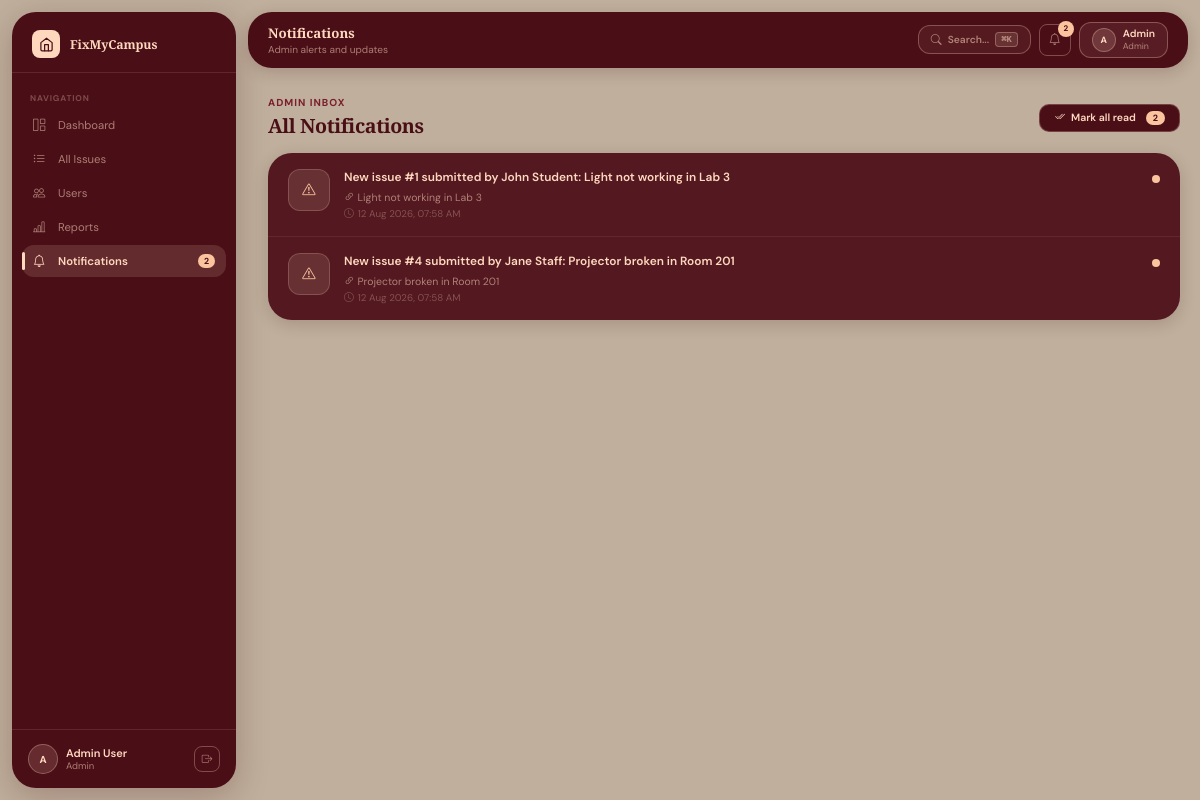
The page /admin/notifications.php (signed in) on the database its author committed.
### tables this page shows
CREATE TABLE IF NOT EXISTS notifications (
    notification_id INT(11) NOT NULL AUTO_INCREMENT,
    user_id INT(11) NOT NULL,
    issue_id INT(11) DEFAULT NULL,
    message TEXT NOT NULL,
    is_read TINYINT(1) NOT NULL DEFAULT 0,
    notif_type VARCHAR(50) DEFAULT 'info',
    created_at DATETIME DEFAULT CURRENT_TIMESTAMP,
    PRIMARY KEY (notification_id),
    KEY fk_notif_user (user_id),
    KEY fk_notif_issue (issue_id),
    CONSTRAINT fk_notif_user FOREIGN KEY (user_id) REFERENCES users(user_id) ON DELETE CASCADE,
    CONSTRAINT fk_notif_issue FOREIGN KEY (issue_id) REFERENCES issues(issue_id) ON DELETE CASCADE
);

CREATE TABLE IF NOT EXISTS issues (
    issue_id INT(11) NOT NULL AUTO_INCREMENT,
    title VARCHAR(200) NOT NULL,
    description TEXT NOT NULL,
    category_id INT(11) DEFAULT NULL,
    location VARCHAR(200) NOT NULL,
    priority ENUM('low','medium','high','critical') NOT NULL DEFAULT 'medium',
    status ENUM('pending','in_progress','resolved','closed','rejected') NOT NULL DEFAULT 'pending',
    reported_by INT(11) NOT NULL,
    assigned_to INT(11) DEFAULT NULL,
    parent_id INT(11) DEFAULT NULL,
    is_parent TINYINT(1) DEFAULT 0,
    affected_count INT(11) DEFAULT 1,
    admin_remark TEXT DEFAULT NULL,
    created_at DATETIME DEFAULT CURRENT_TIMESTAMP,
    updated_at DATETIME DEFAULT CURRENT_TIMESTAMP ON UPDATE CURRENT_TIMESTAMP,
    PRIMARY KEY (issue_id),
    KEY fk_reported_by (reported_by),
    KEY fk_assigned_to (assigned_to),
    KEY fk_category (category_id),
    KEY fk_parent_issue (parent_id),
    CONSTRAINT fk_reported_by FOREIGN KEY (reported_by) REFERENCES users(user_id) ON DELETE CASCADE,
    CONSTRAINT fk_assigned_to FOREIGN KEY (assigned_to) REFERENCES users(user_id) ON DELETE SET NULL,
    CONSTRAINT fk_category FOREIGN KEY (category_id) REFERENCES categories(category_id) ON DELETE SET NULL,
    CONSTRAINT fk_parent_issue FOREIGN KEY (parent_id) REFERENCES issues(issue_id) ON DELETE SET NULL
);

### admin/notifications.php (the view, shortened to what this page needs)
<?php
require_once '../includes/notification_helper.php';
$uid=$_SESSION['user_id'];
$allNotifs=$pdo->prepare("SELECT n.*,i.title as issue_title FROM notifications n LEFT JOIN issues i ON n.issue_id=i.issue_id WHERE n.user_id=? ORDER BY n.created_at DESC");
$allNotifs->execute([$uid]);$allNotifs=$allNotifs->fetchAll();
$unreadCount=array_reduce($allNotifs,fn($c,$n)=>$c+($n['is_read']?0:1),0);
?><!DOCTYPE html>
<html lang="en">
<head>
<link rel="stylesheet" href="https://cdn.jsdelivr.net/npm/bootstrap-icons@1.11.3/font/bootstrap-icons.min.css">
<link rel="stylesheet" href="../assets/css/style.css">
</head>
<body>
<div class="app-wrapper">
  <?php include '../includes/sidebar.php';?>
  <div class="main-content">
    <?php include '../includes/topbar.php';?>
    <div class="page-content">
      <div style="display:flex;align-items:center;justify-content:space-between;margin-bottom:14px;">
        <div>
          <div style="font-size:.72rem;font-weight:700;letter-spacing:.1em;text-transform:uppercase;color:var(--burg2);margin-bottom:3px;">Admin Inbox</div>
          <h2 style="font-family:'Playfair Display',serif;font-size:1.4rem;font-weight:700;color:var(--burg);letter-spacing:-.02em;">All Notifications</h2>
        </div>
        <?php if($unreadCount>0):?>
          <a href="?mark_all=1" class="notif-mark-btn" style="background:var(--burg);color:var(--peach);border:1px solid rgba(255,216,190,.25);">
            <i class="bi bi-check2-all"></i> Mark all read
            <span style="background:var(--peach2);color:var(--burg);border-radius:10px;padding:1px 7px;font-size:.65rem;font-weight:700;margin-left:4px;"><?=$unreadCount?></span>
          </a>
        <?php endif;?>
      </div>
      <div class="panel-burg" style="border-radius:24px;overflow:hidden;">
        <?php if(empty($allNotifs)):?>
          <div style="text-align:center;padding:56px 20px;">
            <i class="bi bi-bell-slash" style="font-size:2.2rem;color:var(--peach-dimmer);display:block;margin-bottom:14px;"></i>
            <div style="font-size:.95rem;font-weight:600;color:var(--peach);margin-bottom:6px;">All caught up!</div>
            <div style="font-size:.8rem;color:var(--peach-dim);">No notifications yet. New issue alerts will appear here.</div>
          </div>
        <?php else:?>
          <?php
          $iconMap=['info'=>'bi-info-circle','success'=>'bi-check-circle','warning'=>'bi-exclamation-triangle','danger'=>'bi-exclamation-circle'];
          foreach($allNotifs as $n):
            $icon=$iconMap[$n['notif_type']]??'bi-bell';
          ?>
          <a href="?read=<?=$n['notification_id']?>" class="notif-page-item<?=$n['is_read']?'':' unread'?>">
            <div class="notif-page-icon"><i class="bi <?=$icon?>"></i></div>
            <div style="flex:1;min-width:0;">
              <div class="notif-page-msg"><?=htmlspecialchars($n['message'])?></div>
              <?php if($n['issue_title']):?>
                <span class="notif-page-link"><i class="bi bi-link-45deg" style="margin-right:3px;"></i><?=htmlspecialchars($n['issue_title'])?></span>
              <?php endif;?>
              <div class="notif-page-time"><i class="bi bi-clock" style="margin-right:4px;"></i><?=date('d M Y, h:i A',strtotime($n['created_at']))?></div>
            </div>
            <?php if(!$n['is_read']):?><div class="notif-unread-dot"></div><?php endif;?>
          </a>
          <?php endforeach;?>
        <?php endif;?>
      </div>
    </div>
  </div>
</div>
</body></html>

### assets/css/style.css (style rules this page uses)
*,*::before,*::after { box-sizing:border-box;margin:0;padding:0 }
:root { --bg:#bfaf9c; --burg:#4A0E17; --burg2:#7B1E2B; --burg3:#5E1120; --cream:#EAE0D3; --cream2:#F5EDE3; --peach:#FFD8BE; --peach2:#FBC49E; --peach-dim:rgba(255,216,190,.55); --peach-dimmer:rgba(255,216,190,.3); --r:24px; --r-sm:12px; --g:12px; --sidebar-w:224px; --sidebar-margin:12px; }
html,body { min-height:100vh;background:var(--bg);font-family:'DM Sans',sans-serif;color:var(--burg);-webkit-font-smoothing:antialiased;font-size:14px }
a { text-decoration:none;transition:color .15s }
.app-wrapper { display:flex;min-height:100vh;background:var(--bg) }
.main-content { margin-left:calc(var(--sidebar-w) + var(--sidebar-margin) + var(--g)); flex:1; min-height:100vh; }
.page-content { padding:16px 20px 28px;max-width:1280px;margin:0 auto }
.panel-burg { background:var(--burg);border-radius:var(--r);margin-bottom:14px;overflow:hidden;box-shadow:0 4px 16px rgba(74,14,23,.18) }
.notif-page-item { display:flex;align-items:flex-start;gap:14px; padding:16px 20px; border-bottom:1px solid rgba(255,216,190,.08); text-decoration:none; transition:background .15s; position:relative; }
.notif-page-item:last-child { border-bottom:none }
.notif-page-item.unread { background:rgba(255,216,190,.05) }
.notif-page-icon { width:42px;height:42px;flex-shrink:0; border-radius:12px; background:rgba(255,216,190,.12); border:1px solid rgba(255,216,190,.2); display:flex;align-items:center;justify-content:center; font-size:.95rem;color:var(--peach2); }
.notif-page-msg { font-size:.85rem;line-height:1.5;color:var(--peach);font-weight:400 }
.notif-page-item.unread .notif-page-msg { font-weight:600;color:var(--peach) }
.notif-page-link { font-size:.75rem;color:var(--peach-dim);margin-top:4px;display:block }
.notif-page-time { font-size:.7rem;color:var(--peach-dimmer);margin-top:3px }
.notif-unread-dot { width:8px;height:8px;background:var(--peach2);border-radius:50%;flex-shrink:0;margin-top:6px }
.notif-mark-btn { display:inline-flex;align-items:center;gap:6px; padding:6px 14px;border-radius:10px; background:rgba(255,216,190,.12); border:1px solid var(--peach-dimmer); color:var(--peach);font-size:.75rem;font-weight:600; text-decoration:none;transition:all .18s; }

### rows shown on the page
notifications: message "New issue #1 submitted by John Student: Light not working in Lab 3", issue.title "Light not working in Lab 3", created_at "12 Aug 2026, 07:58 AM", is_read 0 (drawn)
notifications: message "New issue #4 submitted by Jane Staff: Projector broken in Room 201", issue.title "Projector broken in Room 201", created_at "12 Aug 2026, 07:58 AM", is_read 0 (drawn)

### other values the page prints
$item['label'] "Dashboard"
$item['label'] "All Issues"
$item['label'] "Users"
$item['label'] "Reports"
$item['label'] "Notifications"
$item['badge'] "2"
$initials "A"
$u['name'] "Admin User"
$u['role'] "Admin"
$pageTitle "Notifications"
$pageSubtitle "Admin alerts and updates"
$unread "2"
substr($u['name'],0,1) "A"
explode(' ',$u['name'])[0] "Admin"
$role "Admin"
